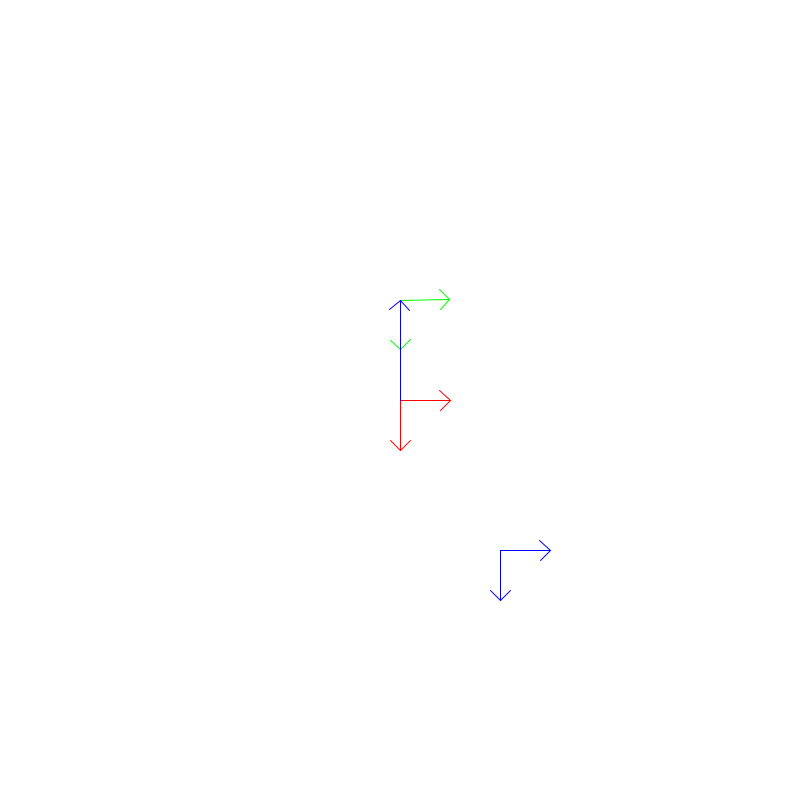
Frame 1 (no input)
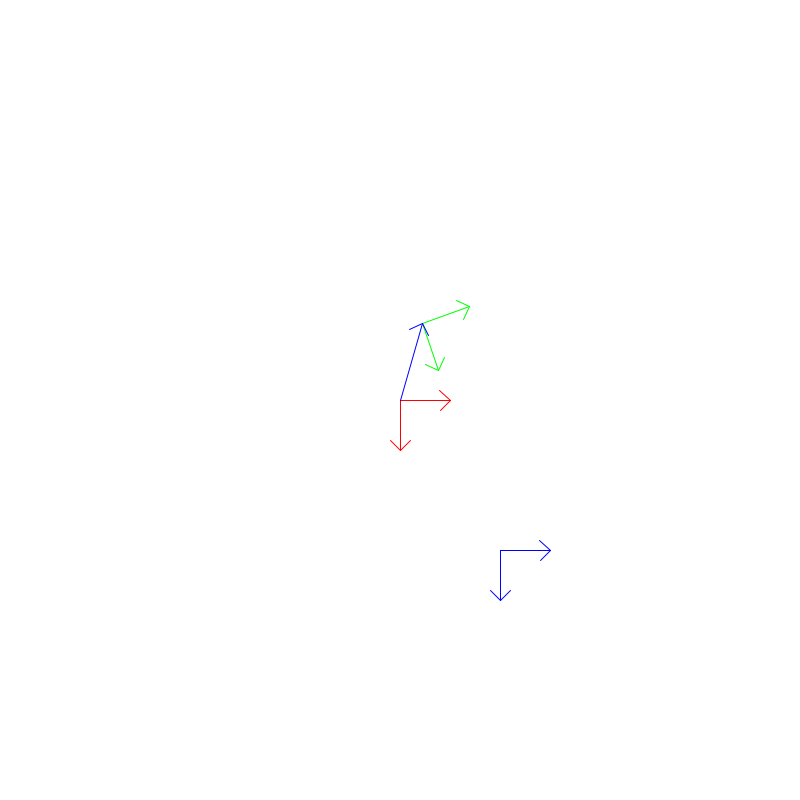
Frame 60 (the mouse pressed at the canvas centre just before this capture)
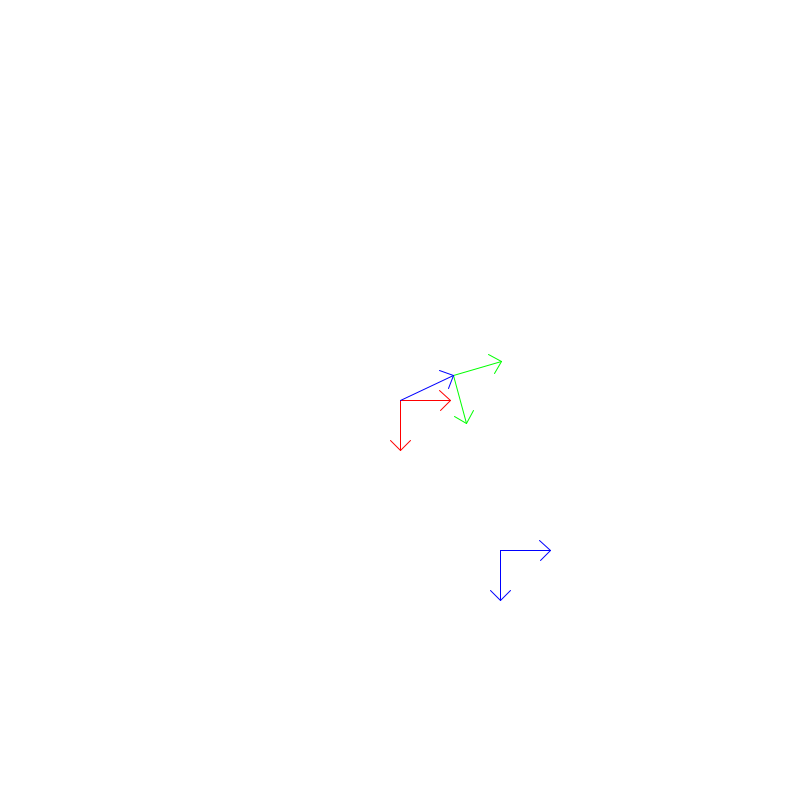
Frame 120 (the mouse held since frame 60 and released just before this capture)

The Processing sketch that drew these frames (run headless with seeded random() and noise(); from frame 60 on, the mouse is pressed at the canvas centre):

// Processing sketch: simultation_pilote
// ── simultation_pilote.pde
double[] position = {
  .0, -100.0
}
, target = {
  100.0, 150.0
}
, 

d = {
  .0, .0
}
;

float theta = 0 ;

void setup() {
  size(800, 800);
  frameRate(30);
}

void draw() {

  double[][] matrice_passage = {
    { 
      Math.cos(radians(theta)), Math.sin(radians(theta))
      }
      , 
    { 
      -Math.sin(radians(theta)), Math.cos(radians(theta))
      }
    };

    d = product_matrix(d, matrice_passage); //on calcul les coordonées de d dans (i, j)
  position = sum_col_matrix(d, position); // on ajoute le déplacement à la position du dirigeable

  //On calcul ensuite les coordonées de la cible dans le repère Dirigeable
  matrice_passage[0][1] *= -1;
  matrice_passage[1][0] *= -1;

  double[] tr = product_matrix(diff_col_matrix(target, position), matrice_passage);

  // puis on adapte la propulsion en fonction
  boolean avancer = false, tourner_gauche = false, tourner_droite = false ;
  float angle = degrees((float)Math.atan(tr[0]/tr[1]));
  double distance_to_target = Math.sqrt(Math.pow(tr[0], 2) + Math.pow(tr[1], 2));

  if(distance_to_target > 10){
    if (close(angle, 0, 2) && tr[1] > 0) {
      avancer = true ;
    } else if (tr[0] > 0) {
      tourner_gauche = true ;
    } else if (tr[0] < 0) {
      tourner_droite = true ;
    }
  }
  
  adapter_propulsion(avancer, tourner_gauche, tourner_droite);
  dessiner();
}

boolean close(double val, double ref, double marge) {
  return Math.abs(val - ref) <= marge ;
}

// pont entre le pilote et la simulation de position
void adapter_propulsion(boolean avancer, boolean tourner_gauche, boolean tourner_droite) {

  d[0]=.0;
  d[1]=.0;
  
  if (avancer) {
    d[1] = 1.7 ;
  }

  if (tourner_gauche) { 
    theta -= 1 ;
  }
  else if (tourner_droite) { 
    theta += 1 ;
  }
  
  //On simule un vent
  double[] vent = { 0, -.7 }; 
  
  double[][] matrice_passage = {
    { 
      Math.cos(radians(theta)), -Math.sin(radians(theta))
      }
      , 
    { 
      Math.sin(radians(theta)), Math.cos(radians(theta))
      }
    };
    
    d = sum_col_matrix(d, product_matrix(vent, matrice_passage));
    println(d);
}


/*******************************************
 *    GESTION DE L'AFFICHAGE (HORS PILOTE)
 *******************************************/

void keyPressed(){
   switch(keyCode){
      case UP:
         target[1] -= 50;
         break; 
      case DOWN:
         target[1] += 50;
         break; 
      case LEFT:
         target[0] -= 50;
         break;    
       case RIGHT:
         target[0] += 50;
         break; 
   }
  
}

void dessiner() {
  background(255);

  translate(width/2, height/2);
  repere(50, color(255, 0, 0));

  pushMatrix();
  translate((int)position[0], (int)position[1]);
  rotate(radians(theta));
  repere(50, color(0, 255, 0));
  popMatrix();

  pushMatrix();
  translate((int)target[0], (int)target[1]);
  repere(50, color(0, 0, 255));
  popMatrix();

  arrow(0, 0, (int)position[0], (int)position[1]);
}

void repere(int size, color c) {

  stroke(c);
  arrow(0, 0, size, 0); 
  arrow(0, 0, 0, size);
}

void arrow(int x1, int y1, int x2, int y2) {
  line(x1, y1, x2, y2);
  pushMatrix();
  translate(x2, y2);
  float a = atan2(x1-x2, y2-y1);
  rotate(a);
  line(0, 0, -10, -10);
  line(0, 0, 10, -10);
  popMatrix();
} 


// ── matrix.pde
double[] sum_col_matrix(double A[], double B[])
{
  double[] res = new double[A.length];

  for (int i = 0; i < 2; i++) {
    res[i] = A[i] + B[i];
  }

  return res ;
}

double[] diff_col_matrix(double A[], double B[])
{
  double[] res = new double[A.length];

  for (int i = 0; i < 2; i++) {
    res[i] = A[i] - B[i];
  }

  return res ;
}

double[] product_matrix(double a[], double B[][])
{
  double[] res = new double[a.length];
  double A[] = new double[a.length];

  /*
   * on copie les données de la matrice colonne donnée en argument
   * ainsi s'il s'agit de la même matrice que res
   * on évite les erreurs dues à la lecture de cette matrice
   * alors qu'elle est modifiée
   *
   */

  for (int i = 0; i < 2; i++) {
    A[i] = a[i] ;
  }

  for (int y = 0; y < 2; y++) {
    res[y] = 0 ;

    for (int i = 0; i < 2; i++) {
      res[y] += B[i][y] * A[i] ;
    }
  }

  return res ;
}

void print_col_matrix(double m[])
{
  for (int i = 0; i < 2; i++) {
    println(m[i]);
  }
  println();
}

void print_rect_matrix(double m[][]) {
  for (int x = 0; x < 2; x++) {
    for (int y = 0; y < 2; y++) {
      print(m[x][y]);
    }
    println("");
  }
  println("");
}
